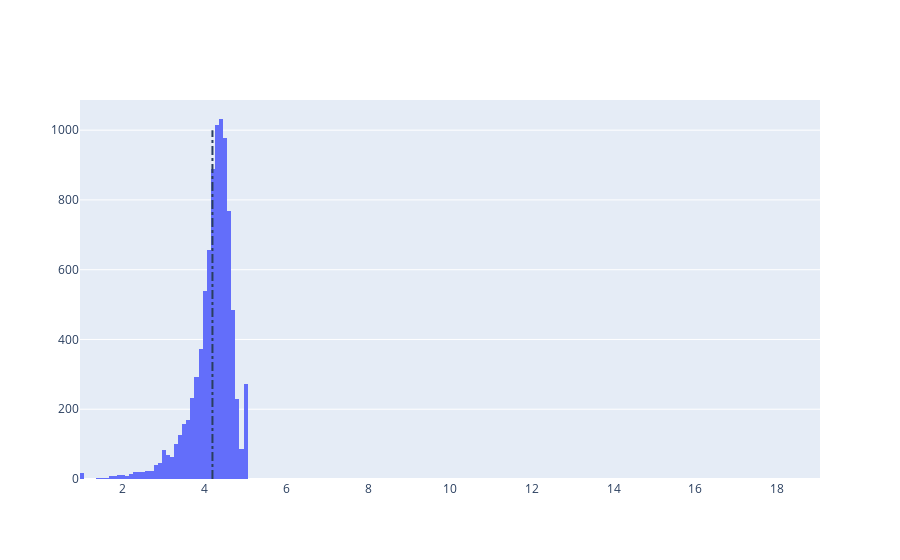

The code cell stored with this chart in its notebook:
### Markdown cell above
# 5. Distribution of app ratings
After having witnessed the market share for each category of apps, let's see how all these apps perform on an average. App ratings (on a scale of 1 to 5) impact the discoverability, conversion of apps as well as the company's overall brand image. Ratings are a key performance indicator of an app.

From our research, we found that the average volume of ratings across all app categories is 4.17. The histogram plot is skewed to the left indicating that the majority of the apps are highly rated with only a few exceptions in the low-rated apps.

### Code cell
# Average rating of apps
avg_app_rating = apps['Rating'].mean()
print('Average app rating = ', avg_app_rating)

# Distribution of apps according to their ratings
data = [go.Histogram(
        x = apps['Rating']
)]

# Vertical dashed line to indicate the average app rating
layout = {'shapes': [{
              'type' :'line',
              'x0': avg_app_rating,
              'y0': 0,
              'x1': avg_app_rating,
              'y1': 1000,
              'line': { 'dash': 'dashdot'}
          }]
          }

plotly.offline.iplot({'data': data, 'layout': layout})

### Figure 1 — Plotly figure (JSON) as saved in the notebook; plotly's stock layout.template omitted (floating-point values rounded to 4 significant figures; data arrays with more than 128 entries replaced by an {"elided": "..."} marker saying what was removed)
{"data": [{"type": "histogram", "x": {"elided": "10358 float values"}}], "layout": {"shapes": [{"line": {"dash": "dashdot"}, "type": "line", "x0": 4.19, "x1": 4.19, "y0": 0, "y1": 1000}]}}
